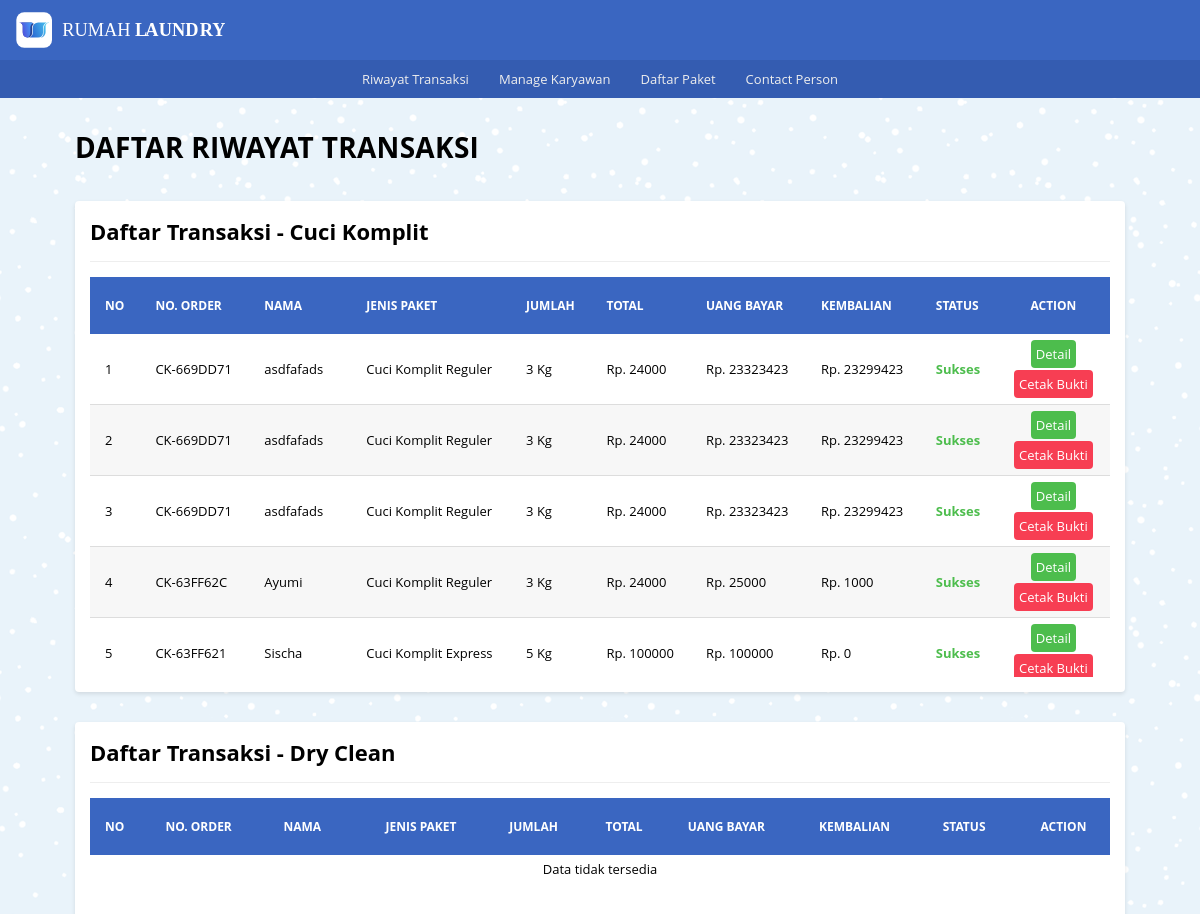
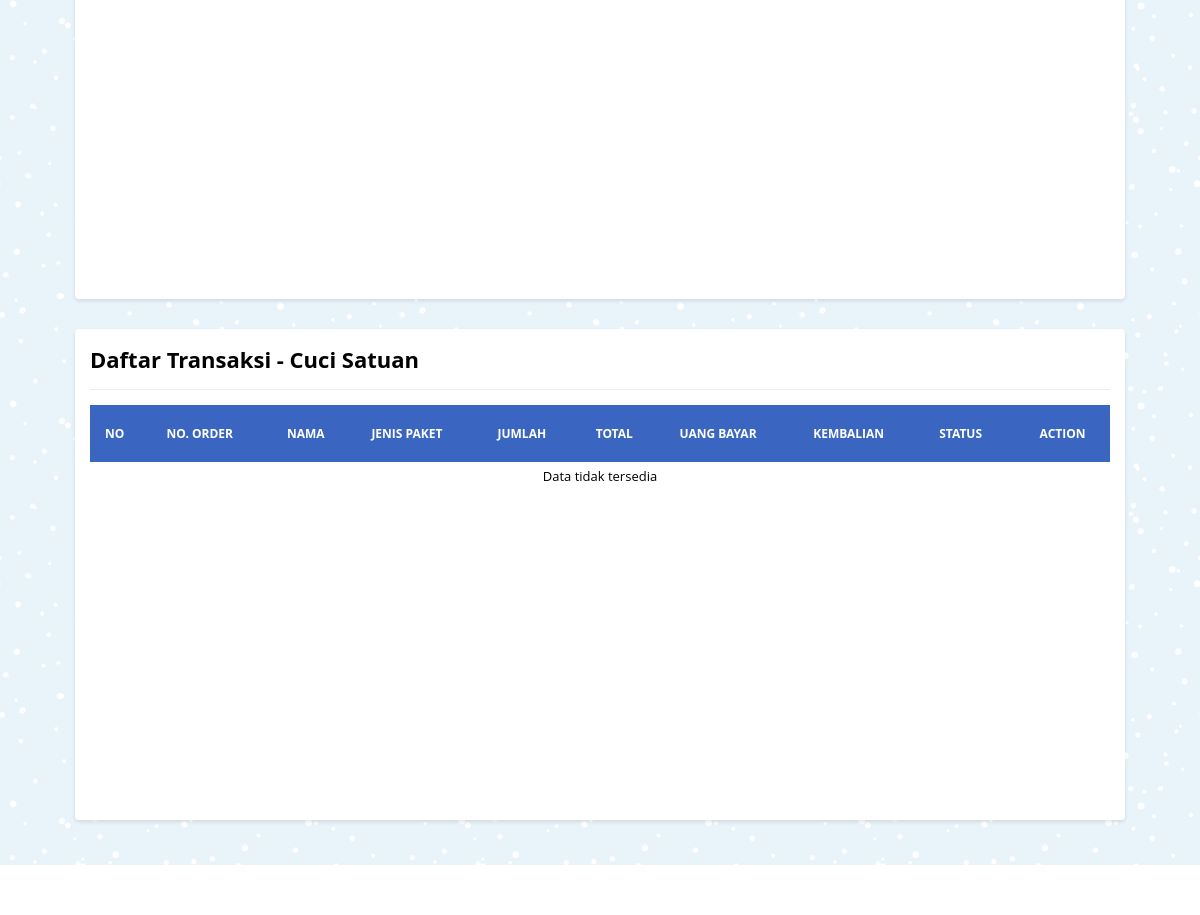
/riwayat_transaksi/riwayat.php, run on the app's committed database (2 pictures, top to bottom).
### tables this page shows
CREATE TABLE `tb_riwayat_ck` (
  `id_ck` int NOT NULL,
  `or_number` varchar(20) NOT NULL,
  `pelanggan` varchar(100) NOT NULL,
  `no_telp` char(15) NOT NULL,
  `alamat` text NOT NULL,
  `j_paket` varchar(50) NOT NULL,
  `wkt_kerja` varchar(20) NOT NULL,
  `berat` int NOT NULL,
  `h_perkilo` int NOT NULL,
  `tgl_msk` varchar(40) NOT NULL,
  `tgl_klr` varchar(40) NOT NULL,
  `total` int NOT NULL,
  `nominal_byr` int NOT NULL,
  `kembalian` int NOT NULL,
  `status` varchar(20) NOT NULL,
  `keterangan` text NOT NULL
);

### _functions.php (called while the page is built, shortened)
<?php
$host	= 'localhost';
$user = 'root';
$pass	= '';
$db	= 'laundry_app';
$koneksi = mysqli_connect($host,$user,$pass,$db);
function query($query) {
    global $koneksi;
    $result = mysqli_query($koneksi, $query);
    $rows = [];
    while ($row = mysqli_fetch_assoc($result)) {
        $rows[] = $row;
    }
    return $rows;
}
function url($url = null){
	$url_utama = "http://localhost/rumah_laundry";
	if ($url != null) {
		return $url_utama . '/' . $url;
	}else{
		return $url_utama;
	}
}

### riwayat_transaksi/riwayat_ck/riwayat_ck.php (the view)
<div class="card">
   <div class="card-title card-flex">
      <div class="card-col">
         <h2>Daftar Transaksi - Cuci Komplit</h2>
      </div>
   </div>
   <div class="card-body">
      <div class="tabel-kontainer">
         <table class="tabel-transaksi">
            <thead>
               <tr>
                  <th class="sticky">No</th>
                  <th class="sticky">No. Order</th>
                  <th class="sticky" width="10%">Nama</th>
                  <th class="sticky">Jenis Paket</th>
                  <th class="sticky">Jumlah</th>
                  <th class="sticky">Total</th>
                  <th class="sticky">Uang Bayar</th>
                  <th class="sticky">Kembalian</th>
                  <th class="sticky">Status</th>
                  <th class="sticky" style="text-align: center">Action</th>
               </tr>
            </thead>
            <tbody>
               <?php if (!empty($query_ck)) : ?>
                  <?php $i = 1; ?>
                  <?php foreach($query_ck as $data_ck) : ?>
                     <tr>
                        <td><?=$i?></td>
                        <td><?=$data_ck['or_number']?></td>
                        <td style="max-width: 150px; overflow:hidden;"><?=$data_ck['pelanggan']?></td>
                        <td><?=$data_ck['j_paket']?></td>
                        <td><?=$data_ck['berat'] . " Kg"?></td>
                        <td><?="Rp. " . $data_ck['total']?></td>
                        <td><?="Rp. " . $data_ck['nominal_byr']?></td>
                        <td><?="Rp. " . $data_ck['kembalian']?></td>
                        <td><span class="success"><?=$data_ck['status']?></span></td>
                        <td align="center">
                           <a href="<?=url('riwayat_transaksi/riwayat_ck/detail_ck.php')?>?id_ck=<?=$data_ck['id_ck']?>" class="btn btn-edit">Detail</a><br/>
                           <a href="<?=url('riwayat_transaksi/riwayat_ck/cetak_info.php')?>?id_ck=<?=$data_ck['id_ck']?>" class="btn btn-hapus">Cetak Bukti</a>
                        </td>
                     </tr>
                     <?php $i++?>
                  <?php endforeach ?>
                  <?php else : ?>
                     <tr>
                        <td colspan="10" class="txt-center">Data tidak tersedia</td>
                     </tr>
               <?php endif?>
            </tbody>
         </table>
      </div>
   </div>
</div>

### _assets/css/style.css (style rules this page uses)
* { margin: 0; padding: 0; box-sizing: border-box; }
html,body { width: 100%; max-width: 100%; position: relative; font-family: 'Open sans', sans-serif; display: flex; flex-direction: column; background-image: url(../img/blue-snow.png); overflow-x: hidden; }
.success { font-weight: bold; color:#4dbd4d; }
h2 { font-size: 22px; }
.card { background-color: #fff; margin: 15px; padding: 15px; border-radius: 4px; box-shadow: 0 2px 4px rgba(0,0,0,0.10); }
.card-body { position: relative; }
.card-title { padding-bottom: 15px; margin-bottom: 15px; border-bottom: 1px solid #eeeeee; }
.card-flex { display: flex; flex-direction: row; align-items: center; justify-content: space-between; }
.card-col { flex: 1; }
.tabel-kontainer { display: block; width: 100%; height: 400px; position: relative; overflow-x: auto; overflow-y: auto; }
.tabel-transaksi { border: 0; border-collapse: collapse; width: 100%; }
.tabel-transaksi thead { color: #ffffff; }
.tabel-transaksi thead th { text-transform: uppercase; font-size: 12px; text-align: left; padding: 20px 15px; background-color: #3a66c1; }
.sticky { position: sticky; top: 0; }
.tabel-transaksi tbody tr { border-bottom: 1px solid #dddddd; }
.tabel-transaksi tbody tr:nth-child(even) { background-color: #f7f7f7; }
.tabel-transaksi tbody tr td { padding: 5px 15px; font-size: 13px; }
.btn { display: inline-block; text-decoration: none; padding: 5px; margin: 1px; border-radius: 4px; }
.btn-edit { background-color: #4dbd4d; color: #ffffff; }
.btn-hapus { background-color: #f73e53; color: #ffffff; }

### data on the page
tb_riwayat_ck: or_number "CK-669DD71", pelanggan "asdfafads", j_paket "Cuci Komplit Reguler", berat "3", total "24000", nominal_byr "23323423", kembalian "23299423", status "Sukses"
tb_riwayat_ck: or_number "CK-669DD71", pelanggan "asdfafads", j_paket "Cuci Komplit Reguler", berat "3", total "24000", nominal_byr "23323423", kembalian "23299423", status "Sukses"
tb_riwayat_ck: or_number "CK-669DD71", pelanggan "asdfafads", j_paket "Cuci Komplit Reguler", berat "3", total "24000", nominal_byr "23323423", kembalian "23299423", status "Sukses"
tb_riwayat_ck: or_number "CK-63FF62C", pelanggan "Ayumi", j_paket "Cuci Komplit Reguler", berat "3", total "24000", nominal_byr "25000", kembalian "1000", status "Sukses"
tb_riwayat_ck: or_number "CK-63FF621", pelanggan "Sischa", j_paket "Cuci Komplit Express", berat "5", total "100000", nominal_byr "100000", kembalian "0", status "Sukses"
